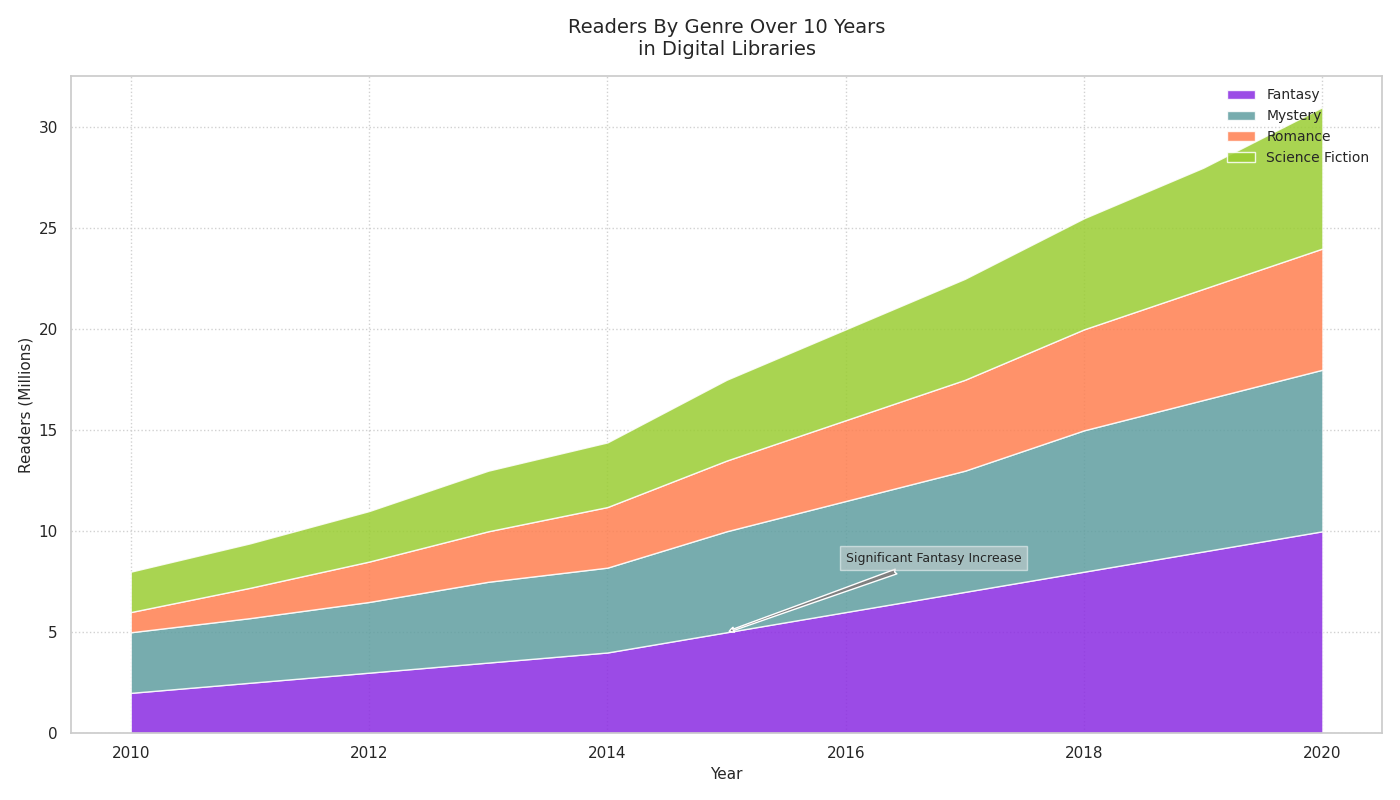

Write the Python code that produced this figure.
import matplotlib.pyplot as plt
import numpy as np

years = np.arange(2010, 2021)
fantasy_readership = [2, 2.5, 3, 3.5, 4, 5, 6, 7, 8, 9, 10]
mystery_readership = [3, 3.2, 3.5, 4, 4.2, 5, 5.5, 6, 7, 7.5, 8]
romance_readership = [1, 1.5, 2, 2.5, 3, 3.5, 4, 4.5, 5, 5.5, 6]
sci_fi_readership = [2, 2.2, 2.5, 3, 3.2, 4, 4.5, 5, 5.5, 6, 7]
readership_data = np.vstack([fantasy_readership, mystery_readership, romance_readership, sci_fi_readership])
genres = ['Fantasy', 'Mystery', 'Romance', 'Science Fiction']

fig, ax = plt.subplots(figsize=(14, 8))

# Altered colors and set a solid line grid
ax.stackplot(years, readership_data, labels=genres, colors=['#8A2BE2', '#5F9EA0', '#FF7F50', '#9ACD32'], alpha=0.85)

# Updated title and labels
ax.set_title('Readers By Genre Over 10 Years\nin Digital Libraries', fontsize=14, fontweight='medium', pad=15)
ax.set_xlabel('Year', fontsize=11)
ax.set_ylabel('Readers (Millions)', fontsize=11)

# Updated grid to dotted lines
ax.grid(linestyle=':', alpha=0.9)

# Changed legend placement and style
ax.legend(loc='upper right', frameon=False, fontsize=10)

# Modified the annotation style
ax.annotate('Significant Fantasy Increase', xy=(2015, 5), xytext=(2016, 8.5),
            arrowprops=dict(facecolor='gray', arrowstyle='fancy'), fontsize=9, ha='left', bbox=dict(facecolor='lightgray', alpha=0.5))

plt.tight_layout()
plt.show()
